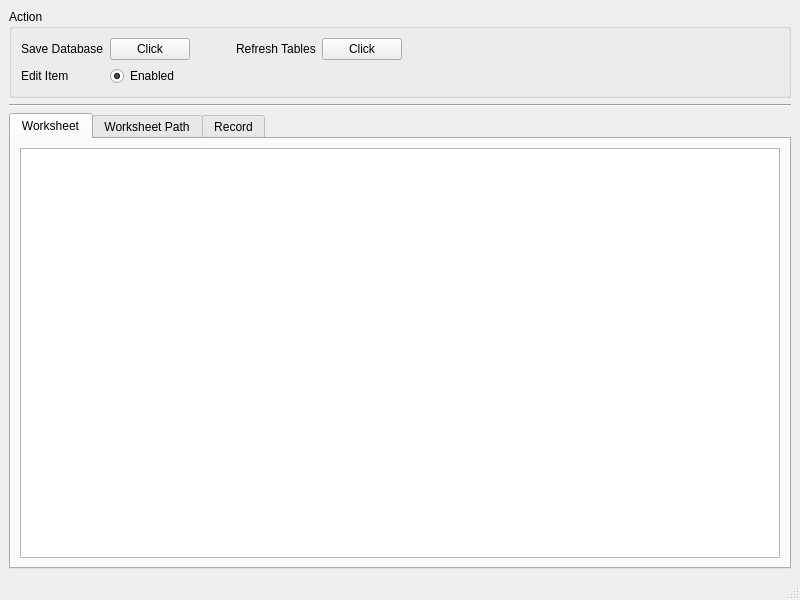
<?xml version="1.0" encoding="UTF-8"?>
<ui version="4.0">
 <class>MainWindow</class>
 <widget class="QMainWindow" name="MainWindow">
  <property name="geometry">
   <rect>
    <x>0</x>
    <y>0</y>
    <width>800</width>
    <height>600</height>
   </rect>
  </property>
  <property name="windowTitle">
   <string>Database Management GUI</string>
  </property>
  <widget class="QWidget" name="centralwidget">
   <layout class="QVBoxLayout" name="verticalLayout">
    <item>
     <widget class="QGroupBox" name="groupBox">
      <property name="title">
       <string>Action</string>
      </property>
      <layout class="QGridLayout" name="gridLayout">
       <item row="0" column="3">
        <widget class="QLabel" name="label_3">
         <property name="text">
          <string>Refresh Tables</string>
         </property>
         <property name="buddy">
          <cstring>refreshButton</cstring>
         </property>
        </widget>
       </item>
       <item row="0" column="1">
        <widget class="QPushButton" name="saveButton">
         <property name="text">
          <string>Click</string>
         </property>
        </widget>
       </item>
       <item row="1" column="0">
        <widget class="QLabel" name="label_2">
         <property name="text">
          <string>Edit Item</string>
         </property>
         <property name="buddy">
          <cstring>editTrigger</cstring>
         </property>
        </widget>
       </item>
       <item row="0" column="0">
        <widget class="QLabel" name="label">
         <property name="text">
          <string>Save Database</string>
         </property>
         <property name="buddy">
          <cstring>saveButton</cstring>
         </property>
        </widget>
       </item>
       <item row="0" column="4">
        <widget class="QPushButton" name="refreshButton">
         <property name="text">
          <string>Click</string>
         </property>
        </widget>
       </item>
       <item row="1" column="5">
        <spacer name="horizontalSpacer">
         <property name="orientation">
          <enum>Qt::Orientation::Horizontal</enum>
         </property>
         <property name="sizeHint" stdset="0">
          <size>
           <width>40</width>
           <height>20</height>
          </size>
         </property>
        </spacer>
       </item>
       <item row="1" column="2">
        <spacer name="horizontalSpacer_2">
         <property name="orientation">
          <enum>Qt::Orientation::Horizontal</enum>
         </property>
         <property name="sizeType">
          <enum>QSizePolicy::Policy::Fixed</enum>
         </property>
         <property name="sizeHint" stdset="0">
          <size>
           <width>40</width>
           <height>20</height>
          </size>
         </property>
        </spacer>
       </item>
       <item row="1" column="1">
        <widget class="QRadioButton" name="editTrigger">
         <property name="text">
          <string>Enabled</string>
         </property>
         <property name="checked">
          <bool>true</bool>
         </property>
        </widget>
       </item>
       <item row="1" column="3" colspan="2">
        <widget class="QLabel" name="tempMessageLabel">
         <property name="text">
          <string/>
         </property>
        </widget>
       </item>
      </layout>
     </widget>
    </item>
    <item>
     <widget class="Line" name="line">
      <property name="orientation">
       <enum>Qt::Orientation::Horizontal</enum>
      </property>
     </widget>
    </item>
    <item>
     <widget class="QTabWidget" name="databaseTabWidget">
      <property name="currentIndex">
       <number>0</number>
      </property>
      <widget class="QWidget" name="worksheetWidget">
       <attribute name="title">
        <string>Worksheet</string>
       </attribute>
       <layout class="QHBoxLayout" name="horizontalLayout">
        <item>
         <widget class="QTableWidget" name="worksheetTable">
          <property name="horizontalScrollBarPolicy">
           <enum>Qt::ScrollBarPolicy::ScrollBarAlwaysOff</enum>
          </property>
          <property name="sizeAdjustPolicy">
           <enum>QAbstractScrollArea::SizeAdjustPolicy::AdjustToContents</enum>
          </property>
         </widget>
        </item>
       </layout>
      </widget>
      <widget class="QWidget" name="pathWidget">
       <attribute name="title">
        <string>Worksheet Path</string>
       </attribute>
       <layout class="QHBoxLayout" name="horizontalLayout_2">
        <item>
         <widget class="QTableWidget" name="pathTable">
          <property name="horizontalScrollBarPolicy">
           <enum>Qt::ScrollBarPolicy::ScrollBarAlwaysOff</enum>
          </property>
          <property name="sizeAdjustPolicy">
           <enum>QAbstractScrollArea::SizeAdjustPolicy::AdjustToContents</enum>
          </property>
         </widget>
        </item>
       </layout>
      </widget>
      <widget class="QWidget" name="recordWidget">
       <attribute name="title">
        <string>Record</string>
       </attribute>
       <layout class="QHBoxLayout" name="horizontalLayout_3">
        <item>
         <widget class="QTableWidget" name="recordTable">
          <property name="horizontalScrollBarPolicy">
           <enum>Qt::ScrollBarPolicy::ScrollBarAlwaysOff</enum>
          </property>
          <property name="sizeAdjustPolicy">
           <enum>QAbstractScrollArea::SizeAdjustPolicy::AdjustToContents</enum>
          </property>
         </widget>
        </item>
       </layout>
      </widget>
     </widget>
    </item>
   </layout>
  </widget>
  <widget class="QMenuBar" name="menubar">
   <property name="geometry">
    <rect>
     <x>0</x>
     <y>0</y>
     <width>800</width>
     <height>33</height>
    </rect>
   </property>
  </widget>
  <widget class="QStatusBar" name="statusbar"/>
 </widget>
 <resources/>
 <connections/>
</ui>
